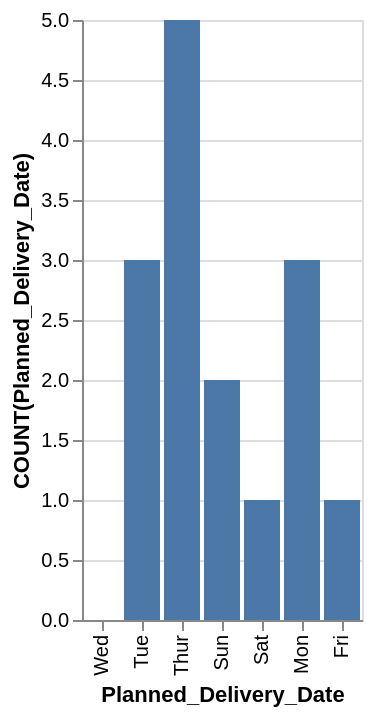

Express this chart as Vega-Lite.
### Vega-Lite specification from a JSON file in a GitHub repository (floating-point values rounded to 4 significant figures)
{"data": {"values": [{"x_data": "Mon", "y_data": 3}, {"x_data": "Tue", "y_data": 3}, {"x_data": "Wed", "y_data": 0}, {"x_data": "Thur", "y_data": 5}, {"x_data": "Fri", "y_data": 1}, {"x_data": "Sat", "y_data": 1}, {"x_data": "Sun", "y_data": 2}]}, "mark": "bar", "encoding": {"x": {"field": "x_data", "type": "nominal", "title": "Planned_Delivery_Date", "sort": "descending"}, "y": {"field": "y_data", "type": "quantitative", "title": "COUNT(Planned_Delivery_Date)"}}}
